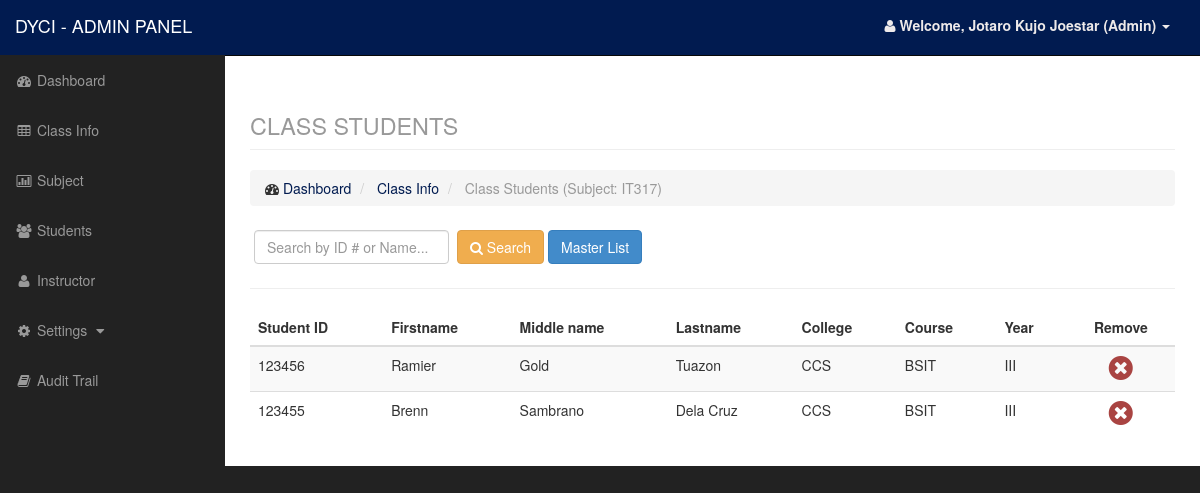
/admin/classstudentlec.php?classid=12 (signed in), run on the app's committed database.
### tables this page shows
CREATE TABLE `class` (
  `id` int(11) NOT NULL,
  `course` varchar(250) NOT NULL,
  `year` varchar(50) NOT NULL,
  `section` varchar(2) NOT NULL,
  `college` varchar(100) NOT NULL,
  `sem` varchar(50) NOT NULL,
  `teacher` varchar(50) NOT NULL,
  `subject` varchar(50) NOT NULL,
  `mergesubject` varchar(50) NOT NULL,
  `SY` varchar(50) NOT NULL
);

CREATE TABLE `student` (
  `id` int(11) NOT NULL,
  `studid` varchar(100) NOT NULL,
  `fname` varchar(50) NOT NULL,
  `midname` varchar(50) NOT NULL,
  `lname` varchar(50) NOT NULL,
  `college` varchar(50) NOT NULL,
  `course` varchar(100) NOT NULL,
  `year` varchar(50) NOT NULL,
  `section` varchar(50) NOT NULL
);

### admin/data/class_model.php (called while the page is built, shortened)
<?php
$class = new Dataclass();
class Dataclass
{
    function getstudentsubjectlec()
    {
        $classid = $_GET['classid'];
        $q = "select * from studentsubjectlec where classid=$classid";
        $r = mysqli_query($conn,$q);
        $result = array();
        while ($row = mysqli_fetch_array($r)) {
            $q2 = 'select * from student where id=' . $row['studid'] . '';
            $r2 = mysqli_query($conn,$q2);
            $result[] = mysqli_fetch_array($r2);
        }
        return $result;
    }
}

### admin/classstudentlec.php (the view, shortened to what this page needs)
<?php
    include('include/header.php');
    include('include/sidebar.php');
    include('data/student_model.php');
    include('data/data_model.php');
    include('data/class_model.php');
    $search = isset($_POST['search']) ? $_POST['search']: null;
    $student = $student->getstudent($search);
    $studentsubject = $class->getstudentsubjectlec();
    $classid = $_GET['classid'];
    $rc = mysql_query("select * from class where id=$classid");
    $rc = mysql_fetch_array($rc);
    $subject = $rc['subject'];
?>
<div id="page-wrapper">
    <div class="container-fluid">
        <div class="row">
            <div class="col-lg-12">
                <h1 class="page-header">
                    <small>CLASS STUDENTS</small>
                </h1>
                <ol class="breadcrumb">
                    <li>
                        <i class="fa fa-dashboard"></i> <a href="index.php">Dashboard</a>
                    </li>
                    <li>
                        <a href="class.php">Class Info</a>
                    </li>
                    <li class="active">
                        Class Students (Subject: <?php echo $subject; ?>)
                    </li>
                </ol>
            </div>
        </div>
        <div class="row">
            <div class="col-lg-12">
                <div class="form-inline form-padding">
                    <form action="classstudentlec.php?classid=<?php echo $classid;?>" method="post">
                        <input type="text" class="form-control" name="search" placeholder="Search by ID # or Name..." required autofocus>
                        <button type="submit" name="submitsearch" class="btn btn-success"><i class="fa fa-search"></i> Search</button>
                        <a href="masterlist.php?classid=<?php echo $classid;?>" target="_blank" class="btn btn-primary">Master List</a>
                    </form>
                </div>
            </div>
        </div>
        <hr />
        <div class="row">
            <div class="col-lg-12">
                <div class="table-responsive">
                <?php if($search){ ?>
                        <table class="table table-striped">
                            <thead>
                                <tr>
                                    <th>Student ID</th>
                                    <th>First name</th>
                                    <th>Middle name</th>
                                    <th>Last name</th>
                                    <th>College</th>
                                    <th>Course</th>
                                    <th>Year</th>
                                    <th class="text-center">Action</th>
                                </tr>
                            </thead>
                            <tbody>
                                <?php while($row = mysql_fetch_array($student)): ?>
                                <tr>
                                    <td><?php echo $row['studid']; ?></td>
                                    <td><?php echo $row['fname']; ?></td>
                                    <td><?php echo $row['midname']; ?></td>
                                    <td><?php echo $row['lname']; ?></td>
                                    <td><?php echo $row['college']; ?></td>
                                    <td><?php echo $row['course']; ?></td>
                                    <td><?php echo $row['year']; ?></td>
                                    <td class="text-center"><a href="data/class_model.php?q=addstudentlec&studid=<?php echo $row['id']; ?>&classid=<?php echo $classid;?>" class="btn btn-warning">Add to class</a></td>
                                </tr>
                                <?php endwhile;?>
                                <?php if(mysql_num_rows($student) < 1): ?>
                                    <tr>
                                        <td colspan="12" class="text-center text-danger"><strong>*** NO RESULT ***</strong></td>
                                    </tr>
                                <?php endif;?>
                            </tbody>
                        </table>
                <?php }else{ ?>
                        <table class="table table-striped">
                            <thead>
                                <th>Student ID</th>
                                <th>Firstname</th>
                                <th>Middle name</th>
                                <th>Lastname</th>
                                <th>College</th>
                                <th>Course</th>
                                <th>Year</th>
                                <th class="text-center">Remove</th>
                            </thead>
                            <tbody>
                                <?php foreach($studentsubject as $row): ?>
                                <tr>
                                    <td><?php echo $row['studid']; ?></td>
                                    <td><?php echo $row['fname']; ?></td>
                                    <td><?php echo $row['midname']; ?></td>
                                    <td><?php echo $row['lname']; ?></td>
                                    <td><?php echo $row['college']; ?></td>
                                    <td><?php echo $row['course']; ?></td>
                                    <td><?php echo $row['year']; ?></td>
                                    <td class="text-center"><a href="data/class_model.php?q=removestudentlec&studid=<?php echo $row['id']; ?>&classid=<?php echo $classid;?>" class="confirmation"><i class="fa fa-times-circle fa-2x text-danger"></i></a></td>
                                </tr>
                                <?php endforeach;?>
                            </tbody>
                        </table>
                <?php } ?>
                    </div>
            </div>
        </div>
    </div>
</div>
<?php include('include/footer.php');

### css/sb-admin.css (style rules this page uses)
body { margin-top: 100px; background-color: #222; }
@media (min-width:768px) { body { margin-top: 50px; } }
#page-wrapper { width: 100%; padding: 0; background-color: #fff; }
@media (min-width:768px) { #page-wrapper { padding: 10px; } }
input { margin: .4rem; }

### data on the page
class: subject "IT317"
student: studid "123456", fname "Ramier", midname "Gold", lname "Tuazon", college "CCS", course "BSIT", year "III"
student: studid "123455", fname "Brenn", midname "Sambrano", lname "Dela Cruz", college "CCS", course "BSIT", year "III"

### other printed values
$_SESSION['name'] "Jotaro Kujo Joestar"
